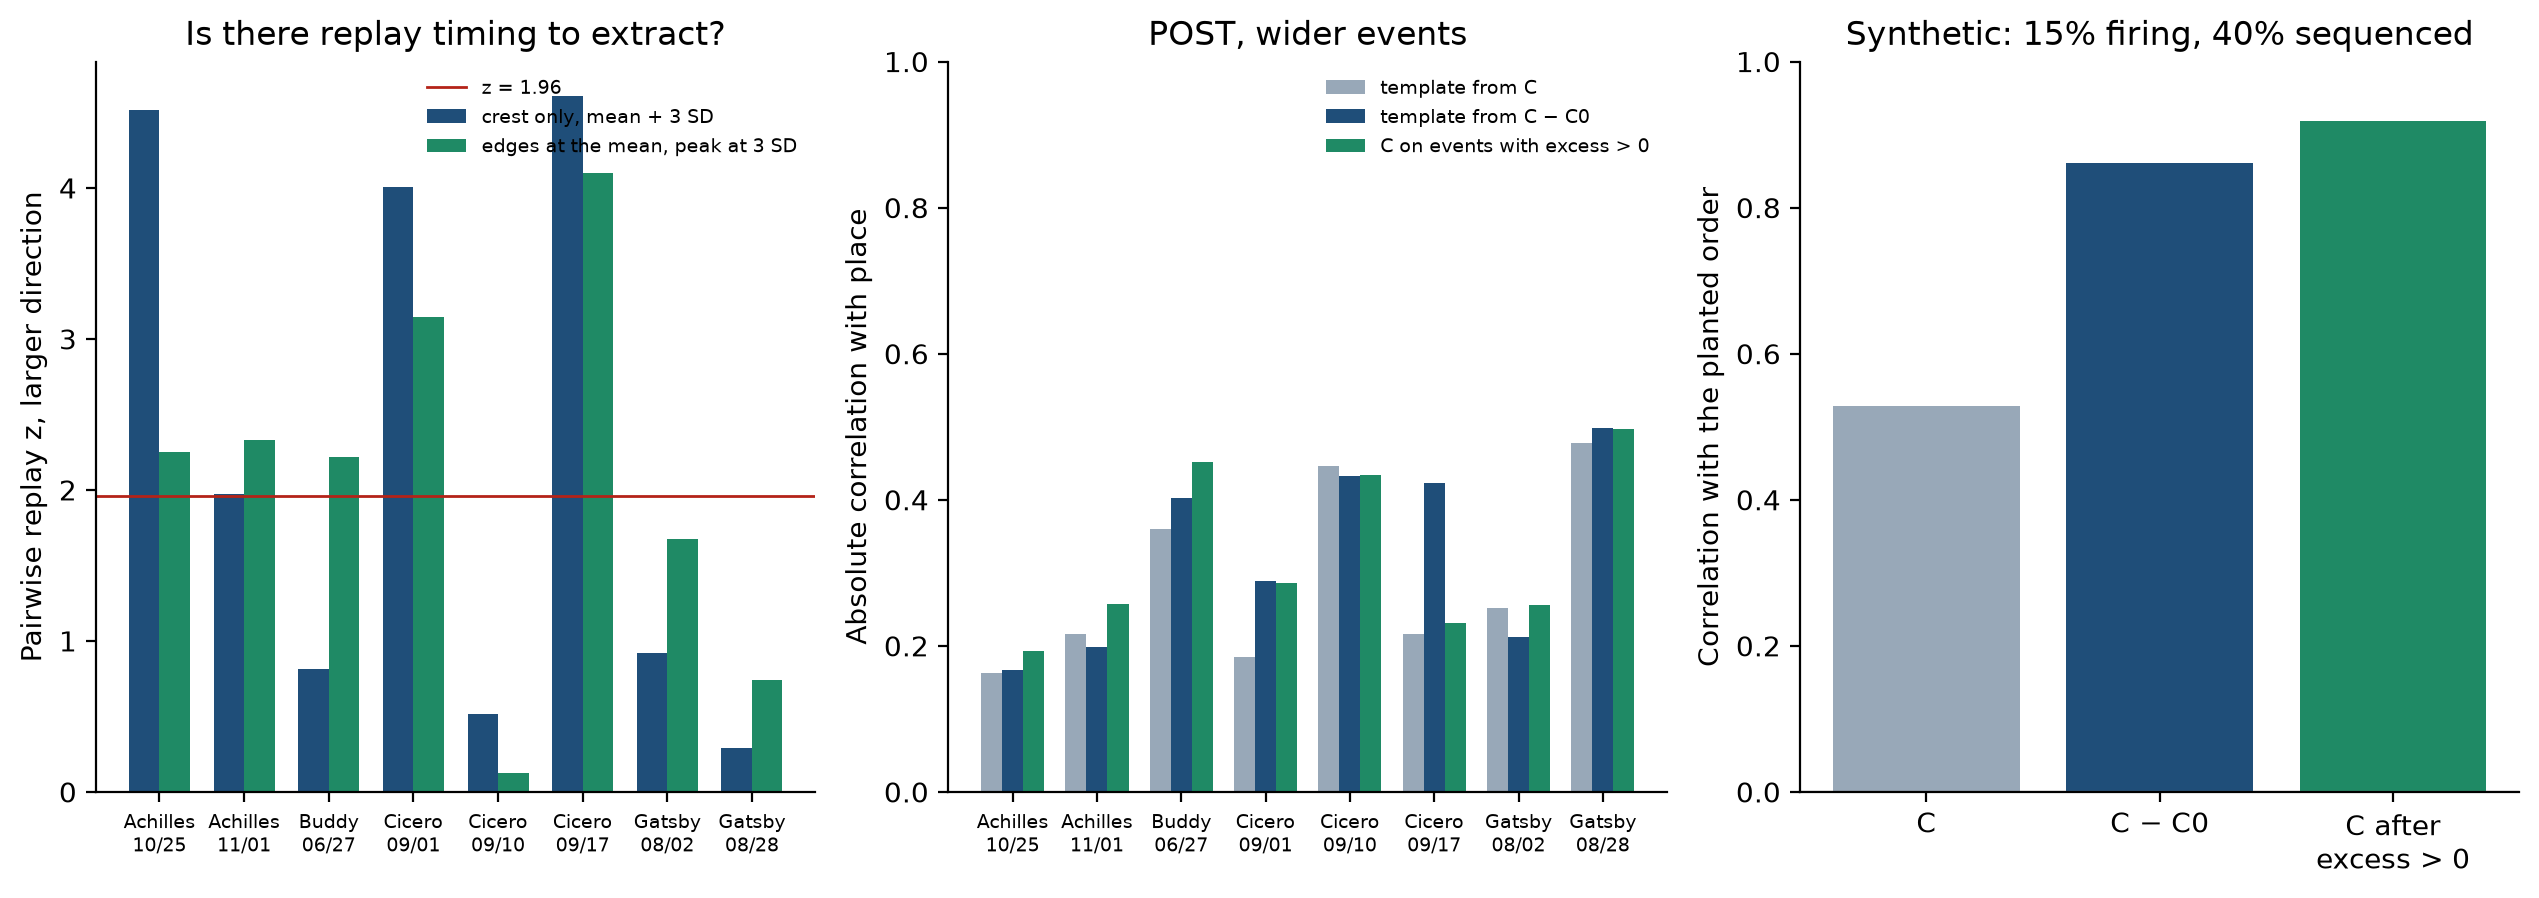

Generate this figure with Python:
"""POST-only timing templates, pairwise replay check, and a wider event cut.

Reads session mats and imports cpca. Does not modify the recordings or the
window-tuning scripts. Templates follow the plain note: when the top
eigenvector of C is a small arc, read C - C0, keep events with positive
timing excess, and recompute C on those events.
"""

import sys
from pathlib import Path

import h5py
import matplotlib.pyplot as plt
import numpy as np
from scipy.stats import spearmanr

ROOT = Path(__file__).resolve().parents[2]
sys.path.insert(0, str(ROOT / "scripts"))
sys.path.insert(0, str(ROOT))

from analyze_hc11_window import MAT_DIR, in_intervals, load_session, population_bursts
from cpca import (
    coactivation_null,
    decompose,
    direction_split_null,
    encode,
    readout,
    timing_centered,
    timing_excess,
)
from cpca.stats import shuffle_phases
from cpca.theory import eigh_desc, lag_matrix
from runs.hc11_t100.run_cpca import WINDOW_MS, build_times

OUT = Path(__file__).resolve().parent
NAVY = "#1f4e79"
GREEN = "#1f8a65"
MIN_SPEED = 0.05
MIN_SPIKES = 40
N_BINS = 40
MIN_CELLS = 8
NULL_DRAWS = 80


def short_label(name):
    rat, day = name.split("_")
    return f"{rat}\n{day[:2]}/{day[2:4]}"


def load_position(path):
    with h5py.File(path, "r") as handle:
        return (
            np.array(handle["sessInfo/Position/TimeStamps"]).ravel(),
            np.array(handle["sessInfo/Position/OneDLocation"]).ravel(),
        )


def wide_bursts(spike_times, nrem, bin_s=0.01):
    """Onset at the mean rate, kept only if the peak exceeds mean + 3 SD."""
    if spike_times.size == 0:
        return np.zeros((0, 2)), np.zeros(0)
    start = max(0.0, spike_times.min() - 1)
    stop = spike_times.max() + 1
    edges = np.arange(start, stop, bin_s)
    counts, _ = np.histogram(spike_times, bins=edges)
    centers = edges[:-1] + bin_s / 2
    kernel = np.exp(-0.5 * (np.arange(-3, 4)) ** 2)
    kernel /= kernel.sum()
    smooth = np.convolve(counts, kernel, mode="same")
    in_nrem = in_intervals(centers, nrem)
    baseline = smooth[in_nrem]
    peak_line = baseline.mean() + 3 * baseline.std()
    edge_line = baseline.mean()
    above = (smooth >= edge_line) & in_nrem
    if not above.any():
        return np.zeros((0, 2)), np.zeros(0)
    changes = np.diff(above.astype(int))
    starts = np.flatnonzero(changes == 1) + 1
    ends = np.flatnonzero(changes == -1) + 1
    if above[0]:
        starts = np.r_[0, starts]
    if above[-1]:
        ends = np.r_[ends, len(above)]
    events = []
    peaks = []
    for begin, finish in zip(starts, ends):
        if smooth[begin:finish].max() < peak_line:
            continue
        t0 = centers[begin] - bin_s / 2
        t1 = centers[finish - 1] + bin_s / 2
        if events and t0 - events[-1][1] <= 0.03:
            events[-1][1] = t1
            if smooth[begin:finish].max() > smooth[int((peaks[-1] - start) / bin_s)]:
                peaks[-1] = centers[begin + np.argmax(smooth[begin:finish])]
        else:
            events.append([t0, t1])
            peaks.append(centers[begin + np.argmax(smooth[begin:finish])])
    if not events:
        return np.zeros((0, 2)), np.zeros(0)
    events = np.array(events)
    peaks = np.array(peaks)
    duration = np.diff(events, axis=1).ravel()
    keep = (duration >= 0.05) & (duration <= 0.50)
    return events[keep], peaks[keep]


def post_spikes(session):
    pyr_mask = np.isin(session["ids"], session["pyr"])
    times = session["times"][pyr_mask]
    ids = session["ids"][pyr_mask]
    maze_end = float(session["maze_epoch"][1])
    post = session["nrem"][session["nrem"][:, 0] >= maze_end - 1]
    keep = in_intervals(times, post)
    times = times[keep]
    ids = ids[keep]
    order = np.argsort(times)
    by_cell = {cell: times[order][ids[order] == cell] for cell in session["pyr"]}
    return by_cell, post, times[order]


def running_track(ts, position, circular):
    ok = np.isfinite(position)
    pos_t = ts[ok]
    pos_x = position[ok]
    length = float(np.nanmax(position)) if np.isfinite(position).any() else 1.0
    dt = np.diff(pos_t)
    dx = np.diff(pos_x)
    if circular:
        dx = (dx + length / 2) % length - length / 2
    step = np.zeros(pos_t.shape)
    speed = np.zeros(pos_t.shape)
    step[1:] = dx
    speed[1:] = np.abs(dx) / np.maximum(dt, 1e-6)
    continuous = np.zeros(pos_t.shape, dtype=bool)
    continuous[1:] = dt < 0.05
    running = continuous & (speed >= MIN_SPEED)
    direction = np.sign(step)
    direction[~running] = 0
    return pos_t, pos_x, direction, length


def place_fields(session, cell_ids, pos_t, pos_x, direction, length, circular):
    maze = session["maze_epoch"]
    on_maze = (session["times"] >= maze[0]) & (session["times"] < maze[1])
    spike_t = session["times"][on_maze]
    spike_id = session["ids"][on_maze]
    if pos_t.size == 0:
        return {1.0: {}, -1.0: {}}, length, circular
    index = np.searchsorted(pos_t, spike_t)
    index = np.clip(index, 1, len(pos_t) - 1)
    use_left = np.abs(pos_t[index - 1] - spike_t) <= np.abs(pos_t[index] - spike_t)
    nearest = np.where(use_left, index - 1, index)
    close = np.abs(pos_t[nearest] - spike_t) < 0.04
    keep = close & (direction[nearest] != 0)
    spike_id = spike_id[keep]
    spike_x = pos_x[nearest[keep]]
    spike_dir = direction[nearest[keep]]
    bins = np.linspace(0, length, N_BINS + 1)
    centers = 0.5 * (bins[:-1] + bins[1:])
    fields = {}
    for sign in (1.0, -1.0):
        occupancy = np.histogram(pos_x[direction == sign], bins=bins)[0] * 0.0256
        peaks = {}
        for cell in cell_ids:
            chosen = (spike_id == cell) & (spike_dir == sign)
            if int(chosen.sum()) < MIN_SPIKES:
                continue
            counts = np.histogram(spike_x[chosen], bins=bins)[0]
            rate = np.zeros_like(centers)
            enough = occupancy > 0.2
            rate[enough] = counts[enough] / occupancy[enough]
            if rate.max() <= 0 or rate.max() < 3 * np.mean(rate[enough]):
                continue
            peaks[cell] = float(centers[np.argmax(rate)])
        fields[sign] = peaks
    return fields, length, circular


def encode_windows(by_cell, cell_ids, peaks):
    bursts = np.column_stack([peaks - WINDOW_MS / 2000, peaks + WINDOW_MS / 2000])
    times, _, _ = build_times(by_cell, bursts, peaks, cell_ids)
    active = np.isfinite(times).any(axis=-1)
    encoded = encode(times, WINDOW_MS, how="mean", t0=0.0)
    return encoded, active


def rank_match(times, places, length, circular):
    mask = np.isfinite(times) & np.isfinite(places)
    if int(mask.sum()) < MIN_CELLS:
        return np.nan
    if not circular:
        coefficient, _ = spearmanr(times[mask], places[mask])
        return float(coefficient)
    best = 0.0
    for shift in range(18):
        moved = (places[mask] + shift * length / 18) % length
        coefficient, _ = spearmanr(times[mask], moved)
        if np.isfinite(coefficient) and abs(coefficient) > abs(best):
            best = float(coefficient)
    return best


def field_vector(peaks, cell_ids):
    place = np.full(len(cell_ids), np.nan)
    index = {cell: i for i, cell in enumerate(cell_ids)}
    for cell, peak in peaks.items():
        place[index[cell]] = peak
    return place


def templates(encoded, active):
    _, components, _, lag = decompose(encoded, n_components=1)
    from_c = components[:, 0]
    delta_matrix = timing_centered(lag, coactivation_null(encoded, active))
    _, delta_vectors = eigh_desc(delta_matrix)
    from_delta = delta_vectors[:, 0]
    excess = timing_excess(encoded, from_delta, active)
    keep = excess > 0
    if int(keep.sum()) >= 2:
        _, selected, _, _ = decompose(encoded[keep], n_components=1)
        from_selected = selected[:, 0]
    else:
        from_selected = np.full(encoded.shape[1], np.nan, dtype=complex)
    return from_c, from_delta, from_selected, int(keep.sum()), len(excess)


def template_time(component):
    if not np.isfinite(component).all():
        return np.full(component.shape, np.nan)
    _, order, _, _, span = readout(component, WINDOW_MS, min_weight=0.1)
    return order, span


def pairwise(encoded, active, place, circular, length, rng):
    cells = np.flatnonzero(np.isfinite(place))
    if cells.size < MIN_CELLS:
        return np.nan, np.nan, 0
    lag = lag_matrix(encoded)
    shared = active.T.astype(float) @ active.astype(float)

    def agreement(matrix):
        same = 0
        total = 0
        for a in range(cells.size):
            for b in range(a + 1, cells.size):
                i = cells[a]
                j = cells[b]
                if shared[i, j] < 20:
                    continue
                lag_sign = np.sign(np.angle(matrix[i, j]))
                gap = place[i] - place[j]
                if circular:
                    gap = (gap + length / 2) % length - length / 2
                place_sign = np.sign(gap)
                if lag_sign == 0 or place_sign == 0:
                    continue
                total += 1
                same += int(lag_sign == place_sign)
        if total == 0:
            return np.nan
        return 100 * same / total

    observed = agreement(lag)
    nulls = []
    for _ in range(30):
        nulls.append(agreement(lag_matrix(shuffle_phases(encoded, rng))))
    nulls = np.array(nulls, dtype=float)
    if not np.isfinite(observed) or not np.isfinite(nulls).any():
        return observed, np.nan, 0
    z = (observed - np.nanmean(nulls)) / max(np.nanstd(nulls), 1e-6)
    return observed, float(z), int(np.isfinite(nulls).sum())


def bayes_replay(encoded_times, peaks_place, cell_ids, pos_x, direction, length, sign):
    """Weighted correlation of a decoded trajectory. Returns scores per event."""
    bins = np.linspace(0, length, N_BINS + 1)
    centers = 0.5 * (bins[:-1] + bins[1:])
    occupancy = np.histogram(pos_x[direction == sign], bins=bins)[0].astype(float)
    occupancy = np.maximum(occupancy, 1.0)
    rate = np.zeros((len(cell_ids), N_BINS))
    index = {cell: i for i, cell in enumerate(cell_ids)}
    # encoded_times: (events, cells, spikes) in ms from window start
    used = [cell for cell in peaks_place if cell in index]
    if len(used) < MIN_CELLS:
        return np.array([])
    # rebuild rates from the stored peaks only as a flat field is too weak;
    # caller passes rate rows. Here peaks_place is the peak dict; use a
    # Gaussian bump so the decoder has a field shape.
    for cell, peak in peaks_place.items():
        rate[index[cell]] = np.exp(-0.5 * ((centers - peak) / (0.08 * length)) ** 2)
    scores = []
    edges = np.linspace(0, WINDOW_MS, 6)
    for event in encoded_times:
        counts = np.zeros((5, len(cell_ids)))
        for cell in range(len(cell_ids)):
            stamps = event[cell]
            stamps = stamps[np.isfinite(stamps)]
            if stamps.size == 0:
                continue
            counts[:, cell] = np.histogram(stamps, bins=edges)[0]
        if counts.sum() < MIN_CELLS:
            scores.append(np.nan)
            continue
        log_rate = np.log(rate + 1e-3)
        log_post = np.log(occupancy) + counts @ log_rate - 0.02 * rate.sum(axis=0)
        log_post -= log_post.max(axis=1, keepdims=True)
        posterior = np.exp(log_post)
        posterior /= posterior.sum(axis=1, keepdims=True)
        scores.append(weighted_correlation(posterior, centers))
    return np.array(scores)


def weighted_correlation(posterior, centers):
    times = np.arange(posterior.shape[0])[:, None]
    position = centers[None, :]
    weight = posterior
    total = weight.sum()
    if total <= 0:
        return np.nan
    time_mean = np.sum(weight * times) / total
    pos_mean = np.sum(weight * position) / total
    covariance = np.sum(weight * (times - time_mean) * (position - pos_mean))
    time_var = np.sum(weight * (times - time_mean) ** 2)
    pos_var = np.sum(weight * (position - pos_mean) ** 2)
    if time_var <= 0 or pos_var <= 0:
        return np.nan
    return float(covariance / np.sqrt(time_var * pos_var))


def one_detector(by_cell, cell_ids, bursts, peaks, fields, length, circular, rng):
    if len(peaks) < 20:
        return None
    encoded, active = encode_windows(by_cell, cell_ids, peaks)
    from_c, from_delta, from_selected, n_kept, n_events = templates(encoded, active)
    times = {}
    spans = {}
    for name, component in (("C", from_c), ("CΔ", from_delta), ("selected", from_selected)):
        order, span = template_time(component)
        times[name] = order
        spans[name] = span
    spearman = {name: {} for name in times}
    for sign, peaks_m in fields.items():
        place = field_vector(peaks_m, cell_ids)
        for name, order in times.items():
            spearman[name][sign] = rank_match(order, place, length, circular)
    pairwise_z = {}
    for sign, peaks_m in fields.items():
        _, z, _ = pairwise(encoded, active, field_vector(peaks_m, cell_ids), circular, length, rng)
        pairwise_z[sign] = z
    observed, nulls = direction_split_null(encoded, rng, n_draws=12)
    nulls = nulls[np.isfinite(nulls)]
    split_inside = bool(nulls.size and np.isfinite(observed) and np.nanpercentile(nulls, 5) <= observed <= np.nanpercentile(nulls, 95))
    return {
        "n": n_events,
        "kept": n_kept,
        "span": spans,
        "spearman": spearman,
        "pairwise_z": pairwise_z,
        "split": observed,
        "split_inside_null": split_inside,
    }


def rank_match(times, places, length, circular):
    return _rank(times, places, length, circular)


def _rank(times, places, length, circular):
    mask = np.isfinite(times) & np.isfinite(places)
    if int(mask.sum()) < MIN_CELLS:
        return np.nan
    if not circular:
        coefficient, _ = spearmanr(times[mask], places[mask])
        return float(coefficient)
    best = 0.0
    for shift in range(12):
        moved = (places[mask] + shift * length / 12) % length
        coefficient, _ = spearmanr(times[mask], moved)
        if np.isfinite(coefficient) and abs(coefficient) > abs(best):
            best = float(coefficient)
    return best


def analyze_session_post(path, rng):
    session = load_session(path)
    by_cell, post_nrem, spike_times = post_spikes(session)
    cell_ids = np.array(sorted(by_cell))
    strict_b, strict_p = population_bursts(spike_times, post_nrem)
    wide_b, wide_p = wide_bursts(spike_times, post_nrem)
    pos_t, pos_x = load_position(path)
    circular = "ircular" in session["maze"]
    pos_t, pos_x, direction, length = running_track(pos_t, pos_x, circular)
    fields, length, circular = place_fields(session, cell_ids, pos_t, pos_x, direction, length, circular)
    # place_fields already returned fields; running_track consumed position.
    strict = one_detector(by_cell, cell_ids, strict_b, strict_p, fields, length, circular, rng)
    wide = one_detector(by_cell, cell_ids, wide_b, wide_p, fields, length, circular, rng)
    return {
        "name": short_label(path.stem.replace("_sessInfo", "")),
        "fields": {sign: len(peaks) for sign, peaks in fields.items()},
        "strict": strict,
        "wide": wide,
    }


def bayes_on_achilles(path, rng):
    """Upper bound: keep POST events whose decoded path beats a time shuffle."""
    session = load_session(path)
    if "ircular" in session["maze"] or "Linear" not in session["maze"]:
        return None
    by_cell, post_nrem, spike_times = post_spikes(session)
    cell_ids = np.array(sorted(by_cell))
    _, peaks = wide_bursts(spike_times, post_nrem)
    if len(peaks) < 30:
        return None
    pos_t, pos_x = load_position(path)
    pos_t, pos_x, direction, length = running_track(pos_t, pos_x, False)
    fields, length, _ = place_fields(session, cell_ids, pos_t, pos_x, direction, length, False)
    sign = max(fields, key=lambda item: len(fields[item]))
    bursts = np.column_stack([peaks - WINDOW_MS / 2000, peaks + WINDOW_MS / 2000])
    times, _, _ = build_times(by_cell, bursts, peaks, cell_ids)
    scores = bayes_replay(times, fields[sign], cell_ids, pos_x, direction, length, sign)
    null = np.empty((len(scores), 12))
    for draw in range(12):
        rolled = np.array(times, copy=True)
        for event in rolled:
            shift = int(rng.integers(1, 5))
            finite = np.isfinite(event)
            # shift spike times by one bin width, wrapping inside the window
            event[finite] = (event[finite] + shift * 20) % WINDOW_MS
        null[:, draw] = bayes_replay(rolled, fields[sign], cell_ids, pos_x, direction, length, sign)
    cutoff = np.nanpercentile(np.abs(null), 95, axis=1)
    keep = np.isfinite(scores) & (np.abs(scores) > cutoff) & (np.abs(scores) > 0.5)
    if int(keep.sum()) < 20:
        return {"kept": int(keep.sum()), "spearman": np.nan}
    place = field_vector(fields[sign], cell_ids)
    out = {"kept": int(keep.sum()), "of": int(len(scores))}
    for label, mask in (("forward", scores > 0), ("reverse", scores < 0)):
        chosen = keep & mask
        if int(chosen.sum()) < 20:
            out[label] = np.nan
            continue
        encoded = encode(times[chosen], WINDOW_MS, how="mean", t0=0.0)
        active = np.isfinite(times[chosen]).any(axis=-1)
        _, from_delta, _, _, _ = templates(encoded, active)
        order, _ = template_time(from_delta)
        out[label] = rank_match(order, place, length, False)
        out[label + "_n"] = int(chosen.sum())
    return out


def synthetic(rng):
    n_cells = 80
    n_events = 1500
    order = np.arange(n_cells) * (80.0 / (n_cells - 1))
    rows = []
    for event in range(n_events):
        carry = rng.random() < 0.40
        reverse = carry and rng.random() < 0.5
        times = np.full((n_cells, 1), np.nan)
        for cell in range(n_cells):
            if rng.random() > 0.15:
                continue
            if carry:
                base = order[cell] if not reverse else order[-1] - order[cell]
                times[cell, 0] = np.clip(base + rng.normal(0, 8), 0, 100)
            else:
                times[cell, 0] = np.clip(rng.normal(50, 8), 0, 100)
        rows.append(times[:, 0])
    encoded_times = np.array(rows)[:, :, None]
    active = np.isfinite(encoded_times[:, :, 0])
    encoded = encode(encoded_times, 100.0, how="mean", t0=0.0)
    from_c, from_delta, from_selected, n_kept, _ = templates(encoded, active)
    truth = order

    def score(component):
        order_time, _ = template_time(component)
        mask = np.isfinite(order_time)
        if int(mask.sum()) < MIN_CELLS:
            return np.nan
        coefficient, _ = spearmanr(truth[mask], order_time[mask])
        return float(coefficient)

    return {
        "C": score(from_c),
        "CΔ": score(from_delta),
        "selected": score(from_selected),
        "kept": n_kept,
        "events": n_events,
    }


def draw(rows, sim):
    plt.rcParams.update({
        "font.family": "DejaVu Sans",
        "font.size": 10,
        "figure.facecolor": "white",
        "axes.facecolor": "white",
        "axes.spines.top": False,
        "axes.spines.right": False,
    })
    fig, axes = plt.subplots(1, 3, figsize=(12.8, 4.6))
    labels = [row["name"] for row in rows]
    x = np.arange(len(rows))

    ax = axes[0]
    strict_z = [np.nanmax(np.abs(list(row["strict"]["pairwise_z"].values()))) if row["strict"] else np.nan for row in rows]
    wide_z = [np.nanmax(np.abs(list(row["wide"]["pairwise_z"].values()))) if row["wide"] else np.nan for row in rows]
    ax.bar(x - 0.18, strict_z, width=0.36, color=NAVY, label="crest only, mean + 3 SD")
    ax.bar(x + 0.18, wide_z, width=0.36, color=GREEN, label="edges at the mean, peak at 3 SD")
    ax.axhline(1.96, color="#b42318", lw=1, label="z = 1.96")
    ax.set_xticks(x)
    ax.set_xticklabels(labels, fontsize=7)
    ax.set_ylabel("Pairwise replay z, larger direction")
    ax.set_title("Is there replay timing to extract?")
    ax.legend(frameon=False, fontsize=7)

    ax = axes[1]
    width = 0.25
    for offset, key, color, label in (
        (-width, "C", "#98a8b8", "template from C"),
        (0, "CΔ", NAVY, "template from C − C0"),
        (width, "selected", GREEN, "C on events with excess > 0"),
    ):
        values = []
        for row in rows:
            block = row["wide"]["spearman"] if row["wide"] else {}
            pair = block.get(key, {})
            if not pair:
                values.append(np.nan)
            else:
                values.append(np.nanmax(np.abs(list(pair.values()))))
        ax.bar(x + offset, values, width=width, color=color, label=label)
    ax.set_xticks(x)
    ax.set_xticklabels(labels, fontsize=7)
    ax.set_ylabel("Absolute correlation with place")
    ax.set_ylim(0, 1)
    ax.set_title("POST, wider events")
    ax.legend(frameon=False, fontsize=7)

    ax = axes[2]
    ax.bar(np.arange(3), [abs(sim["C"]), abs(sim["CΔ"]), abs(sim["selected"])], color=["#98a8b8", NAVY, GREEN])
    ax.set_xticks(np.arange(3))
    ax.set_xticklabels(["C", "C − C0", "C after\nexcess > 0"])
    ax.set_ylim(0, 1)
    ax.axhline(0, color="#888888", lw=0.8)
    ax.set_ylabel("Correlation with the planted order")
    ax.set_title("Synthetic: 15% firing, 40% sequenced")
    fig.tight_layout()
    fig.savefig(OUT / "post_timing.png", dpi=200, bbox_inches="tight")
    print(OUT / "post_timing.png")


def main():
    rng = np.random.default_rng(0)
    rows = []
    for path in sorted(MAT_DIR.glob("*_sessInfo.mat")):
        print("running", path.name, flush=True)
        result = analyze_session_post(path, rng)
        rows.append(result)
        print(result["name"].replace("\n", " "), "fields", result["fields"])
        for kind in ("strict", "wide"):
            block = result[kind]
            if block is None:
                print(" ", kind, "none")
                continue
            print(
                f"  {kind} n={block['n']} kept={block['kept']} "
                f"spans { {k: round(v, 2) for k, v in block['span'].items()} }"
            )
            print("   spearman", {k: {s: None if not np.isfinite(r) else round(r, 3) for s, r in v.items()} for k, v in block["spearman"].items()})
            print("   pairwise z", {s: None if not np.isfinite(z) else round(z, 2) for s, z in block["pairwise_z"].items()})
            print("   split", None if not np.isfinite(block["split"]) else round(block["split"], 3), "inside null", block["split_inside_null"])
    sim = synthetic(rng)
    print("synthetic", {k: round(v, 3) if isinstance(v, float) else v for k, v in sim.items()})
    achilles = next(path for path in sorted(MAT_DIR.glob("*_sessInfo.mat")) if "Achilles_1025" in path.name)
    upper = bayes_on_achilles(achilles, rng)
    print("bayes upper bound", upper)
    draw(rows, sim)


if __name__ == "__main__":
    main()
